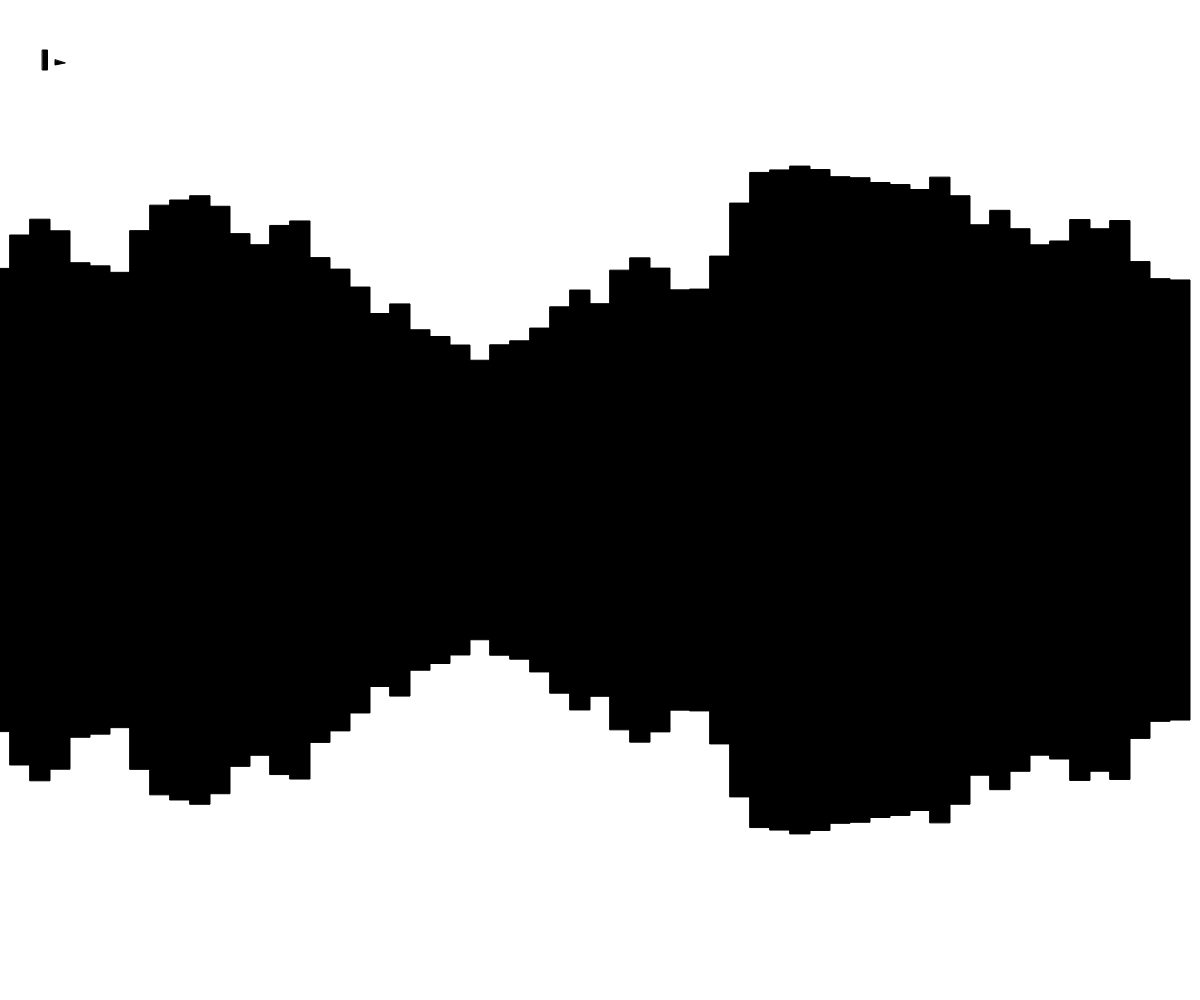
Frame 1 (no input)
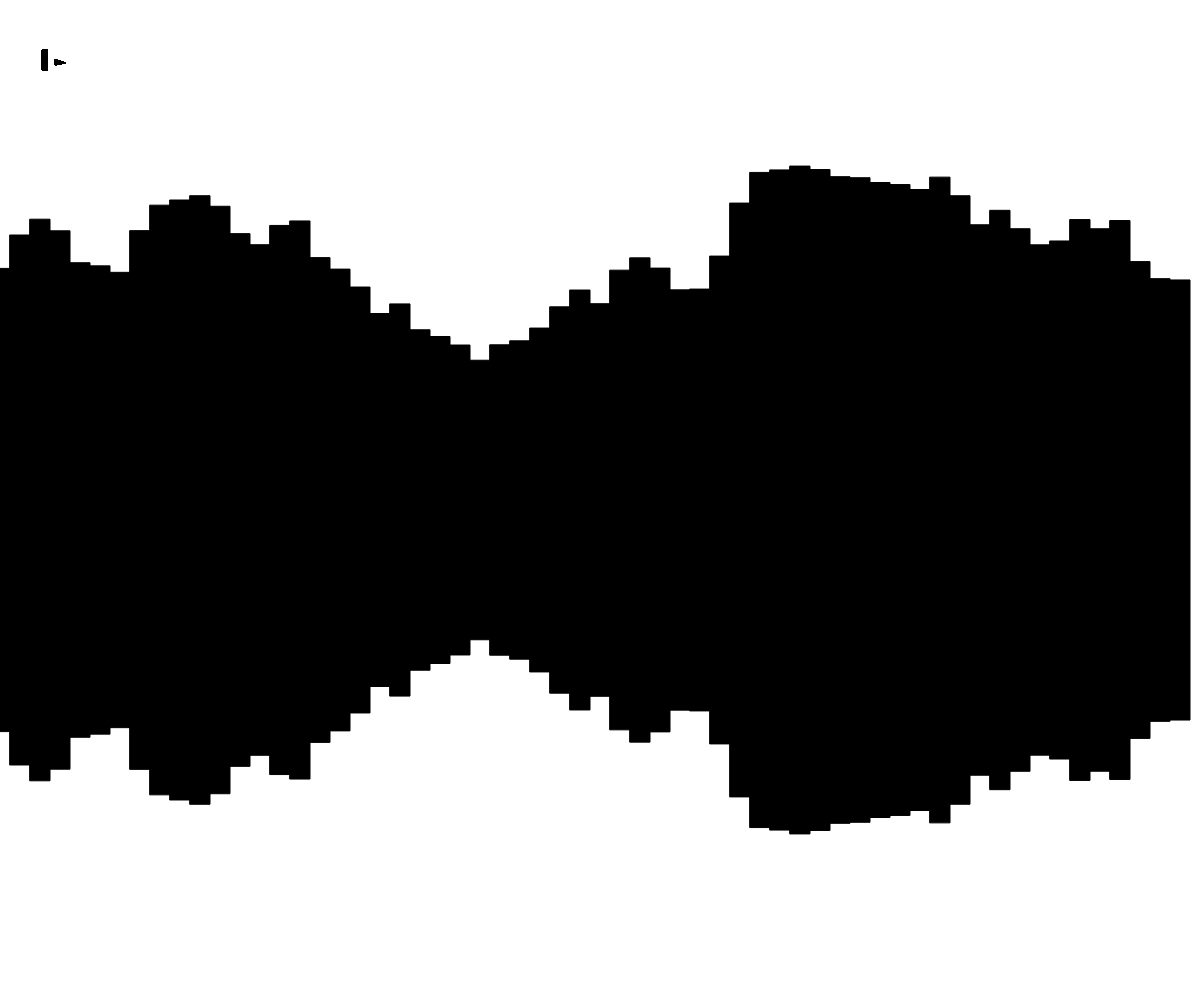
Frame 60 (no input)
Frame 120 (the mouse pressed at the canvas centre since frame 60): identical to frame 60, image omitted

The p5.js sketch that drew these frames (run headless with seeded random() and noise() and a simulated clock; from frame 60 on, the mouse is pressed at the canvas centre):

// p5.js sketch
// ── sketch.js
// Terrain Generation starter
// Kaveen
// March 11 2024
// precedurally generated 2d terrain

let rectWidth = 20;
let rectTime = 10;

function setup() {
  createCanvas(windowWidth, windowHeight);
  background(255);
  rectMode(CENTER);
  drawRectangles();
}

function drawRectangles(){
  // using a single loop, generate a bunch of side-to=side
  //
  let rectHeight;
  fill(0);
  for(let x = 0; x< width; x += rectWidth){
    //option 1 - pattern
    // rectHeight = x;

    //option2 - random
    rectHeight = random(0, height*0.8);

    //option 3 perlin noise
    rectHeight = noise(rectTime);
    rectHeight = map(rectHeight,0,1,0, height);
    rectTime += 0.1; 



    rect(x, height/2,rectWidth, rectHeight);
    
  }
}

function widthChange(){
  // using the arrow keys to change the width of the terrain
  if(keyIsPressed){
    
    if(keyCode === LEFT_ARROW){
      rectTime -= 10;
      drawRectangles();
    
    }
    else if(keyCode === RIGHT_ARROW){
      rectTime += 10;
      drawRectangles();
    }

    

  }
}


function drawFlag(x,y){
  let rectangleHeight = 20;
  let rectangleWidth = 5;
  let triHeight = 20;
  rect(45,60,rectangleWidth,rectangleHeight);
  triangle(55,60,55,65,65,63);


}

function draw() {
  widthChange();
  drawFlag(88,50);
}
